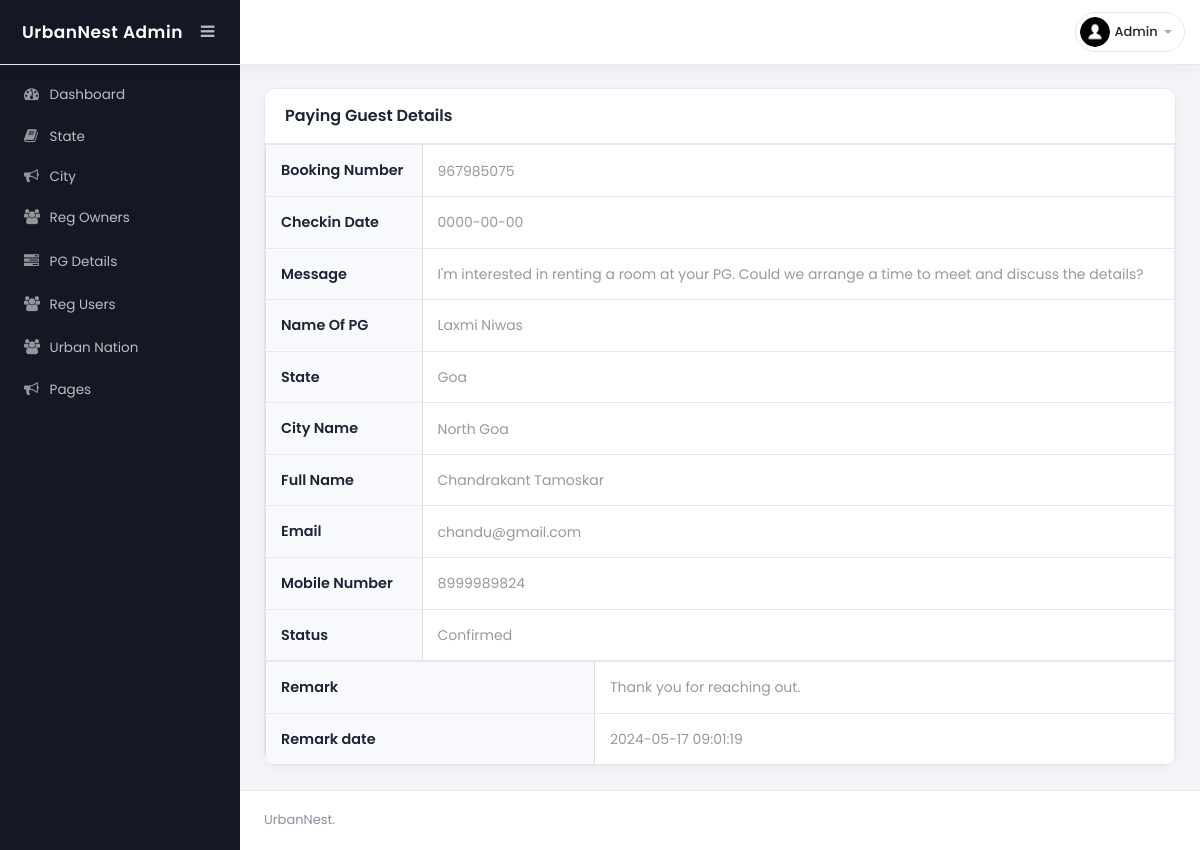
Screenshot of /admin/booking-details.php?viewid=52 (signed in) with the database file from the repository.
### tables this page shows
CREATE TABLE `tblbookpg` (
  `ID` int(10) NOT NULL,
  `Userid` int(10) DEFAULT NULL,
  `Pgid` int(10) DEFAULT NULL,
  `BookingNumber` int(10) NOT NULL,
  `CheckinDate` date DEFAULT NULL,
  `UserMsg` varchar(500) DEFAULT NULL,
  `BookingDate` timestamp NOT NULL DEFAULT current_timestamp(),
  `Remark` varchar(50) DEFAULT NULL,
  `Status` varchar(50) DEFAULT NULL,
  `RemDate` timestamp NULL DEFAULT NULL ON UPDATE current_timestamp()
);

CREATE TABLE `tblpg` (
  `ID` int(10) NOT NULL,
  `OwnerID` int(20) NOT NULL,
  `StateName` varchar(200) DEFAULT NULL,
  `CityName` varchar(200) DEFAULT NULL,
  `PGTitle` varchar(200) DEFAULT NULL,
  `Type` varchar(120) DEFAULT NULL,
  `RPmonth` varchar(120) DEFAULT NULL,
  `norooms` varchar(45) DEFAULT NULL,
  `Address` varchar(120) DEFAULT NULL,
  `Image` varchar(200) DEFAULT NULL,
  `Electricity` varchar(40) DEFAULT NULL,
  `Parking` varchar(40) DEFAULT NULL,
  `Refregerator` varchar(40) DEFAULT NULL,
  `Furnished` varchar(40) DEFAULT NULL,
  `AC` varchar(40) DEFAULT NULL,
  `Balcony` varchar(40) DEFAULT NULL,
  `StudyTable` varchar(40) DEFAULT NULL,
  `Laundry` varchar(40) DEFAULT NULL,
  `Security` varchar(40) DEFAULT NULL,
  `MealsBreakfast` varchar(45) DEFAULT NULL,
  `MealLunch` varchar(45) NOT NULL,
  `MealDinner` varchar(45) NOT NULL,
  `RegDate` timestamp NOT NULL DEFAULT current_timestamp(),
  `IsActive` int(1) DEFAULT NULL,
  `LastUpdationDate` timestamp NULL DEFAULT NULL ON UPDATE current_timestamp()
);

CREATE TABLE `tbluser` (
  `ID` int(10) NOT NULL,
  `FullName` varchar(200) DEFAULT NULL,
  `Email` varchar(200) DEFAULT NULL,
  `MobileNumber` bigint(10) DEFAULT NULL,
  `dob` date DEFAULT NULL,
  `Password` varchar(200) DEFAULT NULL,
  `RegDate` timestamp NOT NULL DEFAULT current_timestamp(),
  `LastUpdationDate` timestamp NULL DEFAULT NULL ON UPDATE current_timestamp(),
  `comm` longtext NOT NULL DEFAULT '{}'
);

### includes/security.php (called while the page is built, shortened)
<?php
function h($value): string
{
    return htmlspecialchars((string) ($value ?? ''), ENT_QUOTES, 'UTF-8');
}
function current_admin_id(): int
{
    return (int) ($_SESSION['pgasaid'] ?? 0);
}

### admin/booking-details.php (the view, shortened to what this page needs)
<?php
require_once __DIR__ . '/../includes/security.php';
include('includes/dbconnection.php');
?>
<!DOCTYPE html>
<head>
<link rel="stylesheet" href="css/bootstrap.min.css" >
<link href="css/style.css" rel='stylesheet' type='text/css' />
<link href="css/style-responsive.css" rel="stylesheet"/>
<link rel="stylesheet" href="css/font.css" type="text/css"/>
<link href="css/font-awesome.css" rel="stylesheet">
<link rel="stylesheet" href="../css/panel.css">
</head>
<body>
<section id="container">
<?php include_once('includes/header.php');?>
<?php include_once('includes/sidebar.php');?>
<section id="main-content">
	<section class="wrapper">
		<div class="table-agile-info">
 <div class="panel panel-default">
    <div class="panel-heading">
     Paying Guest Details
    </div>
    <div>
<?php
        $vid = (int) ($_GET['viewid'] ?? 0);
$ret=mysqli_query($con,"select tblbookpg.BookingNumber, tblbookpg.CheckinDate,tblbookpg.UserMsg,tblbookpg.Remark, tblbookpg.Status,tblbookpg.RemDate,tblpg.PGTitle,tblpg.StateName,tblpg.CityName,tbluser.FullName,tbluser.Email,tbluser.MobileNumber from tbluser left join tblbookpg on tblbookpg.Userid=tbluser.ID left join tblpg on tblbookpg.Pgid=tblpg.ID where tblbookpg.ID=$vid");
while ($row=mysqli_fetch_array($ret)) {
?>
      <table border="1" class="table table-bordered mg-b-0">
  <tr>
    <th>Booking Number </th>
    <td><?php echo h($row['BookingNumber']); ?></td>
  </tr>
   <tr>
    <th>Checkin Date</th>
    <td><?php echo h($row['CheckinDate']); ?></td>
  </tr>
<tr>
    <th>Message</th>
    <td><?php echo h($row['UserMsg']); ?></td>
  </tr>
<tr>
    <th>Name Of PG</th>
    <td><?php echo h($row['PGTitle']); ?></td>
  </tr>
  <tr>
    <th>State</th>
    <td><?php echo h($row['StateName']); ?></td>
  </tr>
<tr>
    <th>City Name</th>
    <td><?php echo h($row['CityName']); ?></td>
  </tr>
<tr>
<th>Full Name</th>
<td>
<?php echo h($row['FullName']); ?>
  </td>
  </tr>
  <tr>
<th>Email</th>
<td>
<?php echo h($row['Email']); ?>
  </td>
  </tr>
  <tr>
<th>Mobile Number</th>
<td>
<?php echo h($row['MobileNumber']); ?>
  </td>
  </tr>
<tr>
    <th>Status</th>
    <td> <?php
if($row['Status']=="")
{
  echo "Not Confirmed Yet";
}
else
{
  echo h($row['Status']);
}
     ;?></td>
  </tr>
  </table>
  <table border="1" class="table table-bordered mg-b-0">
<?php if($row['Status']==""){ ?>
<?php } else { ?>
<tr>
    <th>Remark</th>
    <td><?php echo h($row['Remark']); ?></td>
  </tr>
<tr>
<th>Remark date</th>
<td>
<?php echo h($row['RemDate']); ?>
  </td>
  </tr>
<?php } ?>
</table>
    </div>
  </div>
</div>
</section>
		 <?php include_once('includes/footer.php');?>
</section>
</section>
</body>
</html>
<?php }  ?>

### admin/includes/header.php (shortened to what this page needs)
<?php
require_once __DIR__ . '/../../includes/security.php';
require_once __DIR__ . '/dbconnection.php';
?>
<header class="header fixed-top clearfix">
    <div class="brand">
        <a href="dashboard.php" class="logo">
            UrbanNest Admin
        </a>
        <div class="sidebar-toggle-box">
            <div class="fa fa-bars"></div>
        </div>
    </div>
    <div class="top-nav clearfix">
        <ul class="nav pull-right top-menu">
            <li class="dropdown">
                <a data-toggle="dropdown" class="dropdown-toggle" href="#">
                    <?php
                    $adid = current_admin_id();
                    $ret = mysqli_query($con, "select AdminName from tbladmin where ID=" . $adid);
                    $row = mysqli_fetch_array($ret);
                    $name = $row['AdminName'] ?? '';
                    ?>
                    <img alt="" src="images/2.png">
                    <span class="username"><?php echo h($name); ?></span>
                    <b class="caret"></b>
                </a>
            </li>
        </ul>
    </div>
</header>

### admin/includes/footer.php (shortened to what this page needs)
<div class="footer">
			<div class="wthree-copyright">
			  <p>UrbanNest.</p>
			</div>
		  </div>

### admin/css/style.css (style rules this page uses)
ul, ol { margin: 0; }
p { margin: 0; }
html, body { font-family: 'Roboto', sans-serif; font-size: 100%; overflow-x: hidden; background: url(../images/bg.jpg) no-repeat 0px 0px; background-size:cover; }
body a { transition: 0.5s all ease; -webkit-transition: 0.5s all ease; -moz-transition: 0.5s all ease; -o-transition: 0.5s all ease; -ms-transition: 0.5s all ease; text-decoration:none; }
p { margin:0; }
ul,label { margin:0; padding:0; }
#main-content { margin-left:240px; -webkit-transition:all .3s ease-in-out; -moz-transition:all .3s ease-in-out; -o-transition:all .3s ease-in-out; transition:all .3s ease-in-out; }
.footer { background: #d19a98; padding: 20px; }
.footer p { color: #fff; letter-spacing: 1px; }
.header { left:0; right:0; z-index:1002; background:rgb(240, 188, 180); -webkit-transition:all .3s ease-in-out; -moz-transition:all .3s ease-in-out; -o-transition:all .3s ease-in-out; transition:all .3s ease-in-out; }
.fixed-top { position:fixed; box-shadow:1px 0 3px rgba(0,0,0,.15); }
.wrapper { display:inline-block; margin-top:80px; padding:15px; width:100%; }
.brand { background:#8b5c7e; float:left; width:240px; height:80px; position:relative; }
a.logo { font-size:22px; color:#fff; float:left; margin:20px 0 0 25px; text-transform:uppercase; }
#top_menu .nav>li,ul.top-menu>li { float:left; }
ul.top-menu { margin-right:15px; margin-top: 0; }
ul.top-menu > li > a { color: #fff; font-size: 16px; background: #8b5c7e; padding: 4px 8px; margin-right: 15px; border-radius: 50%; -webkit-border-radius: 50%; padding-right: 8px !important; }
.top-nav { margin-top:20px; }
.top-nav img { border-radius:50%; -webkit-border-radius:50%; width:33px; }
.top-nav .username { font-size:13px; color:#fff; }
.top-nav ul.top-menu>li>a { border-radius: 100px; -webkit-border-radius: 100px; padding: 0px; background: none; margin-right: 0; border: 1px solid #8b5c7e; background: #8b5c7e; }
.top-nav ul.top-menu>li { margin-left:10px; }
.top-nav .nav .caret { border-bottom-color:#A4AABA; border-top-color:#A4AABA; }
.sidebar-toggle-box { float:left; margin-top:23px; margin-left:-15px; background:#8b5c7e; border-radius:50%; -webkit-border-radius:50%; width:32px; height:32px; position:absolute; right:-15px; }
.sidebar-toggle-box .fa-bars { cursor:pointer; display:inline-block; font-size:15px; padding:8px 8px 8px 9px; color:#fff; }
.panel-heading { position: relative; height: 57px; line-height: 57px; letter-spacing: 0.2px; color: #000; font-size: 18px; font-weight: 400; padding: 0 16px; background:#ddede0; border-top-right-radius: 2px; border-top-left-radius: 2px; text-transform: uppercase; text-align: center; }
.panel { border: none ! important; }
.table>tbody>tr>td, .table>tbody>tr>th, .table>tfoot>tr>td, .table>tfoot>tr>th, .table>thead>tr>td, .table>thead>tr>th { border-bottom: 1px solid #e9e9e9 ! important; }
.table > thead > tr > th, .table > tbody > tr > th, .table > tfoot > tr > th, .table > thead > tr > td, .table > tbody > tr > td, .table > tfoot > tr > td { border-top: none !important; }
.table td, .table>tbody>tr>td, .table>tbody>tr>th, .table>tfoot>tr>td, .table>tfoot>tr>th, .table>thead>tr>td, .table>thead>tr>th { padding: 15px!important; }
.table > thead > tr > th, .table > tbody > tr > th, .table > tfoot > tr > th, .table > thead > tr > td, .table > tbody > tr > td, .table > tfoot > tr > td { font-size: 0.9em; color: #999; border-top: none !important; }
.table-agile-info { background: #eef9f0; padding: 2em; border-radius: 4px; -webkit-box-shadow: 0 1px 1px rgba(0,0,0,.05); box-shadow: 0 1px 1px rgba(0,0,0,.05); }
.panel-default>.panel-heading { color: #000000 ! important; background-color: #ddede0 ! important; border-color: #ddede0 ! important; font-size: 20px; }

### rows the page displays
tblbookpg: BookingNumber "967985075", CheckinDate "0000-00-00", UserMsg "I'm interested in renting a room at your PG. Could we arrange a time to meet and discuss the details?", Pgid.PGTitle "Laxmi Niwas", Pgid.StateName "Goa", Pgid.CityName "North Goa", Userid.FullName "Chandrakant Tamoskar", Userid.Email "chandu@gmail.com", Userid.MobileNumber "8999989824", Status "Confirmed", Remark "Thank you for reaching out.", RemDate "2024-05-17 09:01:19"

### other values shown
$name "Admin"
